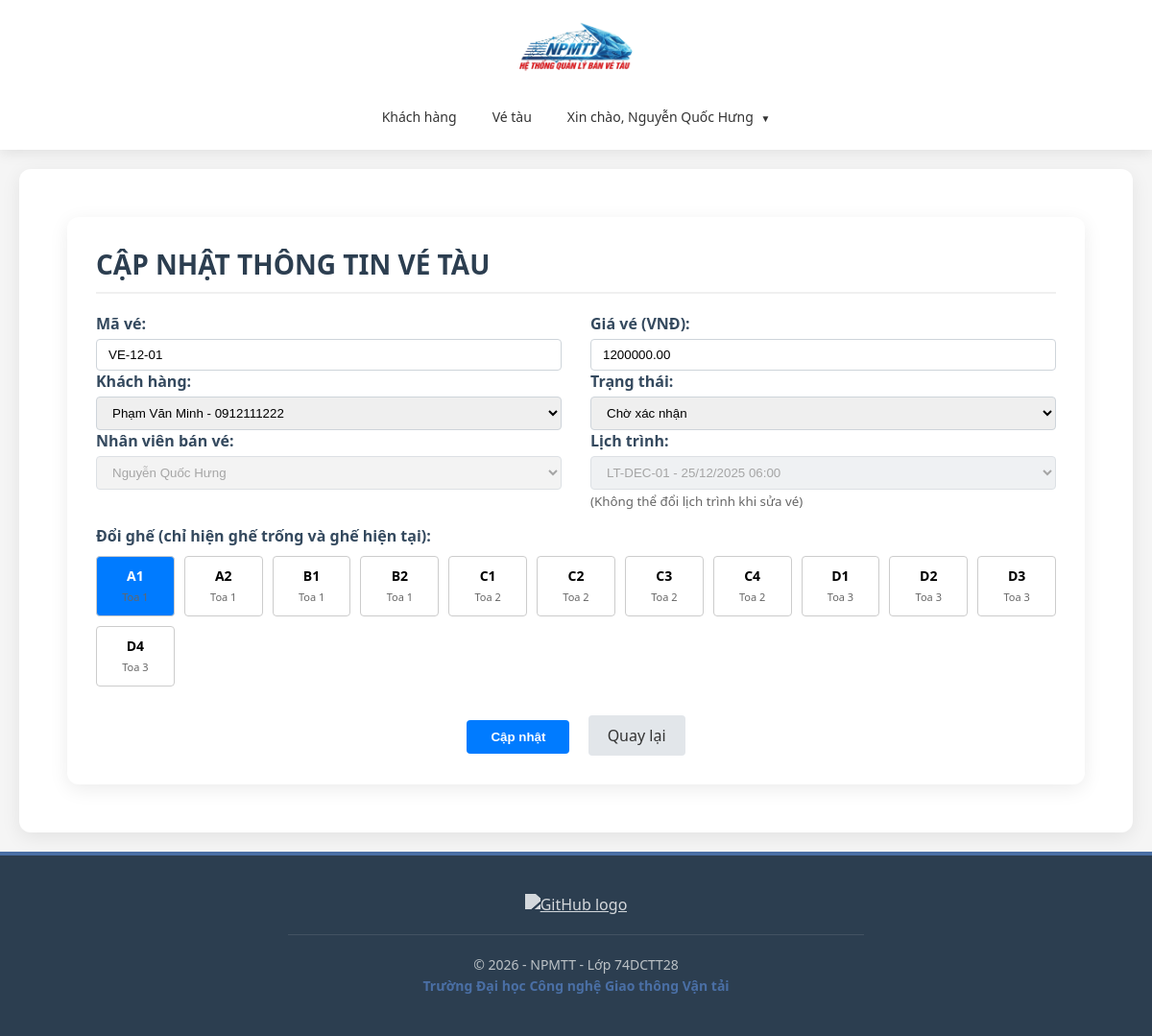
Page /modules/ve-tau/sua.php?id=31 (signed in) on the committed database.
### tables this page shows
CREATE TABLE IF NOT EXISTS `ve_tau` (
  `id` int NOT NULL AUTO_INCREMENT,
  `ma_ve` varchar(20) NOT NULL,
  `id_khach_hang` int NOT NULL,
  `id_lich_trinh` int NOT NULL,
  `id_ghe` int NOT NULL,
  `id_nhan_vien` int DEFAULT NULL,
  `ngay_dat` datetime DEFAULT CURRENT_TIMESTAMP,
  `gia_ve` decimal(10,2) NOT NULL,
  `trang_thai` varchar(20) NOT NULL,
  PRIMARY KEY (`id`),
  UNIQUE KEY `ma_ve` (`ma_ve`),
  UNIQUE KEY `unique_booking` (`id_lich_trinh`,`id_ghe`),
  KEY `id_khach_hang` (`id_khach_hang`),
  KEY `id_ghe` (`id_ghe`),
  KEY `id_nhan_vien` (`id_nhan_vien`)
);

CREATE TABLE IF NOT EXISTS `khach_hang` (
  `id` int NOT NULL AUTO_INCREMENT,
  `cccd` varchar(20) DEFAULT NULL,
  `ho_ten` varchar(100) NOT NULL,
  `ngay_sinh` date DEFAULT (curdate()),
  `gioi_tinh` varchar(20) NOT NULL,
  `sdt` varchar(20) NOT NULL,
  `dia_chi` varchar(255) NOT NULL,
  PRIMARY KEY (`id`),
  UNIQUE KEY `sdt` (`sdt`),
  UNIQUE KEY `cccd` (`cccd`)
);

CREATE TABLE IF NOT EXISTS `lich_trinh` (
  `id` int NOT NULL AUTO_INCREMENT,
  `ma_lich_trinh` varchar(20) DEFAULT NULL,
  `id_tau` int NOT NULL,
  `id_tuyen_duong` int NOT NULL,
  `ngay_di` datetime NOT NULL,
  `ngay_den` datetime NOT NULL,
  `trang_thai` varchar(20) NOT NULL,
  PRIMARY KEY (`id`),
  UNIQUE KEY `unique_tau_schedule` (`id_tau`,`ngay_di`),
  UNIQUE KEY `ma_lich_trinh` (`ma_lich_trinh`),
  KEY `id_tuyen_duong` (`id_tuyen_duong`)
);

CREATE TABLE IF NOT EXISTS `ghe` (
  `id` int NOT NULL AUTO_INCREMENT,
  `so_ghe` varchar(10) NOT NULL COMMENT 'VD: A1, B2',
  `id_toa_tau` int NOT NULL,
  PRIMARY KEY (`id`),
  UNIQUE KEY `unique_ghe_trong_toa` (`so_ghe`,`id_toa_tau`),
  KEY `id_toa_tau` (`id_toa_tau`)
);

CREATE TABLE IF NOT EXISTS `toa_tau` (
  `id` int NOT NULL AUTO_INCREMENT,
  `ma_toa` varchar(20) NOT NULL COMMENT 'VD: Toa 1, Toa 2',
  `id_tau` int NOT NULL,
  `id_loai_toa` int NOT NULL,
  PRIMARY KEY (`id`),
  UNIQUE KEY `unique_toa_trong_tau` (`ma_toa`,`id_tau`),
  KEY `id_tau` (`id_tau`),
  KEY `id_loai_toa` (`id_loai_toa`)
);

### modules/ve-tau/sua.php (the view, shortened to what this page needs)
<?php
require_once __DIR__ . '/../../bootstrap.php';
require_once __DIR__ . '/../../includes/header.php';
$conn = $db->getConnection();
$sql_khach_hang = "SELECT id, ho_ten, sdt FROM khach_hang ORDER BY ho_ten";
$khach_hang_list = $conn->query($sql_khach_hang)->fetchAll();
$sql_lich_trinh = "SELECT id, ma_lich_trinh, ngay_di FROM lich_trinh ORDER BY ngay_di";
$lich_trinh_list = $conn->query($sql_lich_trinh)->fetchAll();
if (isset($_GET['id'])) {
    $id = $_GET['id'];
    $stmt = $conn->prepare("SELECT * FROM ve_tau WHERE id = ?");
    $stmt->execute([$id]);
    $ve_tau = $stmt->fetch();
    $ma_ve = $ve_tau['ma_ve'];
    $id_khach_hang = $ve_tau['id_khach_hang'];
    $id_lich_trinh = $ve_tau['id_lich_trinh'];
    $id_ghe = $ve_tau['id_ghe'];
    $gia_ve = $ve_tau['gia_ve'];
    $trang_thai = $ve_tau['trang_thai'];
    $sql_ghe = "SELECT g.id, g.so_ghe, t.ma_toa
                FROM ghe g
                JOIN toa_tau t ON g.id_toa_tau = t.id
                JOIN tau tau ON t.id_tau = tau.id
                JOIN lich_trinh lt ON lt.id_tau = tau.id
                WHERE lt.id = ?
                AND (g.id = ? OR g.id NOT IN (SELECT id_ghe FROM ve_tau WHERE id_lich_trinh = ? AND id != ? AND trang_thai NOT IN ('Đã hủy')))
                ORDER BY t.ma_toa, g.so_ghe";
    $stmt_ghe = $conn->prepare($sql_ghe);
    $stmt_ghe->execute([$id_lich_trinh, $id_ghe, $id_lich_trinh, $id]);
    $ghe_list = $stmt_ghe->fetchAll();
} else {
    echo "<script>alert('Không có ID!'); window.location='index.php';</script>";
    exit();
}
?>
<div class="main-content">
    <h1>CẬP NHẬT THÔNG TIN VÉ TÀU</h1>
    <form method="post" action="">
        <div class="row" style="display: flex; flex-wrap: wrap; margin-right: -15px; margin-left: -15px;">
            <div class="col-md-6" style="flex: 0 0 50%; max-width: 50%; padding-right: 15px; padding-left: 15px; box-sizing: border-box;">
                <div class="form-group mb-20">
                    <label style="font-weight: 600; color: #34495e; display: block; margin-bottom: 5px;">Mã vé:</label>
                    <input type="text" class="form-control" name="ma_ve" value="<?php echo htmlspecialchars($ma_ve); ?>" required
                        style="width: 100%; padding: 8px 12px; border: 1px solid #ced4da; border-radius: 4px;">
                </div>
                <div class="form-group mb-20">
                    <label style="font-weight: 600; color: #34495e; display: block; margin-bottom: 5px;">Khách hàng:</label>
                    <select class="form-control" name="id_khach_hang" required style="width: 100%; padding: 8px 12px; border: 1px solid #ced4da; border-radius: 4px;">
                        <?php foreach ($khach_hang_list as $kh): ?>
                            <option value="<?php echo $kh['id']; ?>" <?php echo $id_khach_hang == $kh['id'] ? 'selected' : ''; ?>>
                                <?php echo htmlspecialchars($kh['ho_ten'] . ' - ' . $kh['sdt']); ?>
                            </option>
                        <?php endforeach; ?>
                    </select>
                </div>
                <div class="form-group mb-20">
                    <label style="font-weight: 600; color: #34495e; display: block; margin-bottom: 5px;">Nhân viên bán vé:</label>
                    <select class="form-control" name="id_nhan_vien" style="width: 100%; padding: 8px 12px; border: 1px solid #ced4da; border-radius: 4px;" disabled>
                        <option value="<?php echo $id_nhan_vien = $_SESSION['user']['id']; ?>">
                            <?php echo htmlspecialchars($_SESSION['user']['ho_ten']); ?>
                        </option>
                    </select>
                </div>
            </div>
            <div class="col-md-6" style="flex: 0 0 50%; max-width: 50%; padding-right: 15px; padding-left: 15px; box-sizing: border-box;">
                <div class="form-group mb-20">
                    <label style="font-weight: 600; color: #34495e; display: block; margin-bottom: 5px;">Giá vé (VNĐ):</label>
                    <input type="number" class="form-control" name="gia_ve" value="<?php echo htmlspecialchars($gia_ve); ?>" required min="0"
                        style="width: 100%; padding: 8px 12px; border: 1px solid #ced4da; border-radius: 4px;">
                </div>
                <div class="form-group mb-20">
                    <label style="font-weight: 600; color: #34495e; display: block; margin-bottom: 5px;">Trạng thái:</label>
                    <select class="form-control" name="trang_thai" required style="width: 100%; padding: 8px 12px; border: 1px solid #ced4da; border-radius: 4px;">
                        <option value="Chờ xác nhận" <?php echo $trang_thai == 'Chờ xác nhận' ? 'selected' : ''; ?>>Chờ xác nhận</option>
                    </select>
                </div>
                <div class="form-group mb-20">
                    <label style="font-weight: 600; color: #34495e; display: block; margin-bottom: 5px;">Lịch trình:</label>
                    <select class="form-control" name="id_lich_trinh" disabled style="width: 100%; padding: 8px 12px; border: 1px solid #ced4da; border-radius: 4px; background: #e9ecef;">
                        <?php foreach ($lich_trinh_list as $lt): ?>
                            <option value="<?php echo $lt['id']; ?>" <?php echo $id_lich_trinh == $lt['id'] ? 'selected' : ''; ?>>
                                <?php echo htmlspecialchars($lt['ma_lich_trinh'] . ' - ' . date('d/m/Y H:i', strtotime($lt['ngay_di']))); ?>
                            </option>
                        <?php endforeach; ?>
                    </select>
                    <small style="color: #666;">(Không thể đổi lịch trình khi sửa vé)</small>
                </div>
            </div>
            <div class="col-12" style="width: 100%; padding: 0 15px; margin-top: 15px;">
                <label style="font-weight: 600; color: #34495e; display: block; margin-bottom: 10px;">Đổi ghế (chỉ hiện ghế trống và ghế hiện tại):</label>
                <div style="display: grid; grid-template-columns: repeat(auto-fill, minmax(80px, 1fr)); gap: 10px;">
                    <?php foreach ($ghe_list as $ghe): ?>
                        <label class="ghe-item" style="border: 1px solid #ccc; padding: 10px; text-align: center; border-radius: 4px; cursor: pointer; background: #fff; position: relative;">
                            <div class="ghe-content">
                                <strong style="display: block; font-size: 14px;"><?php echo htmlspecialchars($ghe['so_ghe']); ?></strong>
                                <span style="font-size: 11px; color: #666;"><?php echo htmlspecialchars($ghe['ma_toa']); ?></span>
                            </div>
                        </label>
                    <?php endforeach; ?>
                </div>
            </div>
        </div>
        <div style="text-align: center; margin-top: 30px;">
            <button type="submit" name="btnEdit" style="background: #007bff; color: white; padding: 10px 25px; border: none; border-radius: 4px; cursor: pointer; font-weight: 600;">
                <i class="bi bi-save"></i> Cập nhật
            </button>
            <a href="index.php" style="margin-left: 15px; color: #333; text-decoration: none; padding: 10px 20px; background: #e2e6ea; border-radius: 4px; display: inline-block;">
                <i class="bi bi-arrow-left"></i> Quay lại
            </a>
        </div>
    </form>
</div>
<?php
require_once '../../includes/footer.php';
?>

### assets/css/layout.css (style rules this page uses)
* { margin: 0; padding: 0; box-sizing: border-box; }
body { font-family: 'Segoe UI', Tahoma, Geneva, Verdana, sans-serif; background-color: #f5f5f5; min-height: 100vh; display: flex; flex-direction: column; }
.main-content { margin: 20px; padding: 30px; background-color: white; border-radius: 12px; box-shadow: 0 5px 20px rgba(0, 0, 0, 0.08); flex: 1; }
.main-content h1 { color: #2c3e50; font-size: 28px; margin-bottom: 20px; padding-bottom: 10px; border-bottom: 2px solid #f0f0f0; }

### modules/ve-tau/sua.php (style rules this page uses)
.ghe-item:has(input:checked) { background-color: #007bff !important; color: white; border-color: #007bff; }
.ghe-item:has(input:checked) span { color: #eee; }

### rows in the picture
ve_tau: ma_ve "VE-12-01", id_khach_hang "Phạm Văn Minh - 0912111222", gia_ve "1200000.00", id_lich_trinh "LT-DEC-01 - 25/12/2025 06:00"
ghe: so_ghe "A1"
ghe: so_ghe "A2", id_toa_tau.ma_toa "Toa 1"
ghe: so_ghe "B1", id_toa_tau.ma_toa "Toa 1"
ghe: so_ghe "B2", id_toa_tau.ma_toa "Toa 1"
ghe: so_ghe "C1", id_toa_tau.ma_toa "Toa 2"
ghe: so_ghe "C2", id_toa_tau.ma_toa "Toa 2"
ghe: so_ghe "C3", id_toa_tau.ma_toa "Toa 2"
ghe: so_ghe "C4", id_toa_tau.ma_toa "Toa 2"
ghe: so_ghe "D1", id_toa_tau.ma_toa "Toa 3"
ghe: so_ghe "D2", id_toa_tau.ma_toa "Toa 3"
ghe: so_ghe "D3", id_toa_tau.ma_toa "Toa 3"
ghe: so_ghe "D4", id_toa_tau.ma_toa "Toa 3"

### other values in the picture
$_SESSION['user']['ho_ten'] "Nguyễn Quốc Hưng"
form field id_nhan_vien "Nguyễn Quốc Hưng"
